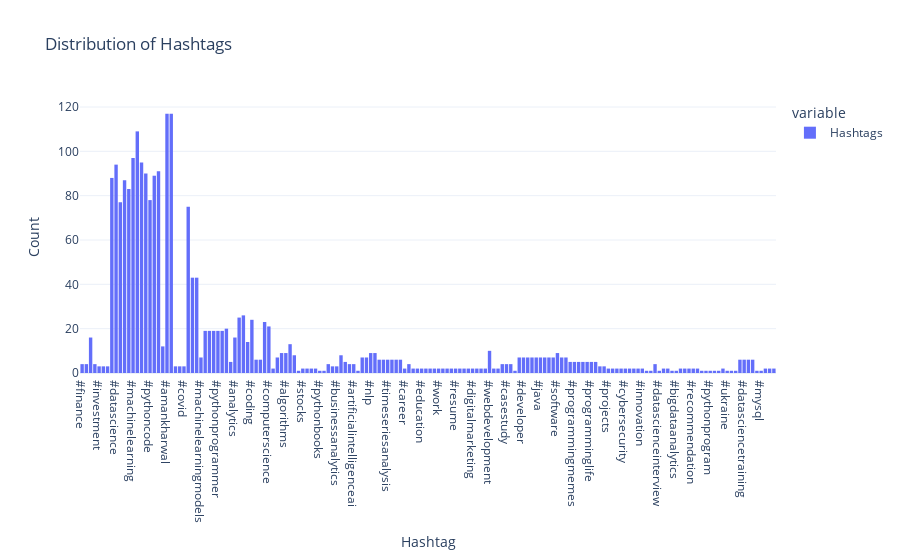

Here is the notebook cell this chart was saved with:
### Code cell
hashtag_counts = (
    df['Hashtags'].str.split().explode())


fig = px.histogram(hashtag_counts, title='Distribution of Hashtags')

fig.update_layout(
    xaxis_title='Hashtag',
    yaxis_title='Count')
fig.show()

### Figure 1 — Plotly figure (JSON) as saved in the notebook; plotly's stock layout.template omitted (floating-point values rounded to 4 significant figures; data arrays with more than 128 entries replaced by an {"elided": "..."} marker saying what was removed)
{"data": [{"alignmentgroup": "True", "bingroup": "x", "hovertemplate": "variable=Hashtags<br>value=%{x}<br>count=%{y}<extra></extra>", "legendgroup": "Hashtags", "marker": {"color": "#636efa", "pattern": {"shape": ""}}, "name": "Hashtags", "offsetgroup": "Hashtags", "orientation": "v", "showlegend": true, "type": "histogram", "x": {"elided": "2257 str values"}, "xaxis": "x", "yaxis": "y"}], "layout": {"barmode": "relative", "legend": {"title": {"text": "variable"}, "tracegroupgap": 0}, "title": {"text": "Distribution of Hashtags"}, "xaxis": {"anchor": "y", "domain": [0, 1], "title": {"text": "Hashtag"}}, "yaxis": {"anchor": "x", "domain": [0, 1], "title": {"text": "Count"}}}}
